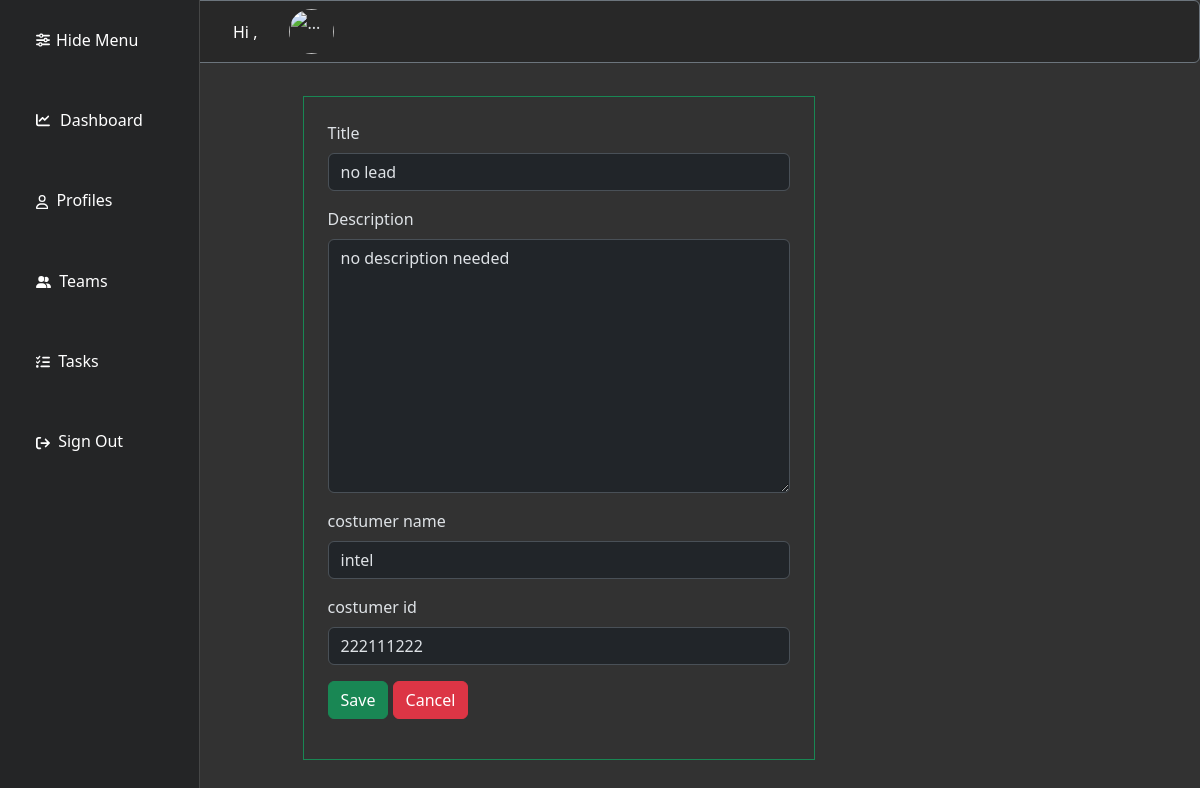
The page /edit-lead/1 (signed in) on the database its author committed.
### tasks/models.py (models this page shows, shortened)
class Lead(models.Model):
    title = models.CharField(max_length=50)
    costumer_name = models.CharField(max_length=50,null=True)
    costumer_id = models.CharField(max_length=50,null=True)
    description = models.TextField(max_length=300)
    created_at = models.DateTimeField(auto_now_add=True)
    completed = models.BooleanField(default=False)

### tasks/views.py (the view)
# urls.py: path('edit-lead/<int:ID>',tasks_view.Edit_lead,name='edit_lead'),
@login_required
def Edit_lead(request,ID):
    lead_id = Lead.objects.get(id=ID)
    form = EditLeadForm(instance=lead_id)
    if request.method == "POST":
        form = EditLeadForm(request.POST,instance=lead_id)
        if form.is_valid():
            form.save()
            return redirect("tasks")
    context = {"edit_Lead_form":form,"lead_data":lead_id}
    return render(request,"code/edit_lead.html",context)

### tasks/forms.py
class EditLeadForm(forms.ModelForm):
    class Meta:
        model = Lead
        fields = ["title", "costumer_name","costumer_id","description"]
        labels = {"title": "Title", "costumer_name":"Costumer Name","costumer_id":"Costumer ID","description": "Description"}

### tasks/templates/code/edit_lead.html (shortened to what this page needs)
{% extends 'code/base.html' %}{% block content %}{% load widget_tweaks %}
<div class="container-sm mt-5 p-4 border border-success" style="width: 32rem">
  <form method="POST" class="form-group">
    <div class="mb-3">
      <label for="title" class="form-label">Title</label>
      {% render_field edit_Lead_form.title type="text" id="title" value=lead_data.title class="form-control" %}
    </div>
    <div class="mb-3">
      <label for="{{edit_Lead_form.id}}" class="form-label">Description</label>
      {% render_field edit_Lead_form.description type="text" id=edit_Lead_form.id placeholder=lead_data.description class="form-control" %}
    </div>
    <div class="mb-3">
      <label for="{{edit_Lead_form.id}}" class="form-label">costumer name</label>
      {% render_field edit_Lead_form.costumer_name type="text" id=edit_Lead_form.id placeholder=lead_data.costumer_name class="form-control" %}
    </div>
    <div class="mb-3">
      <label for="{{edit_Lead_form.id}}" class="form-label">costumer id</label>
      {% render_field edit_Lead_form.costumer_id type="text" id=edit_Lead_form.id placeholder=lead_data.costumer_id class="form-control" %}
    </div>
    <button class="btn btn-success" id="liveAlertPlaceholder" type="submit" name="test" value="test" >Save</button>
    <a class="btn btn-danger" href='/tasks' type="submit">Cancel</a>
  </form>
</div>
{% endblock content %}

### rows shown on the page
Lead: title "no lead", description "no description needed", costumer_name "intel", costumer_id "222111222"
